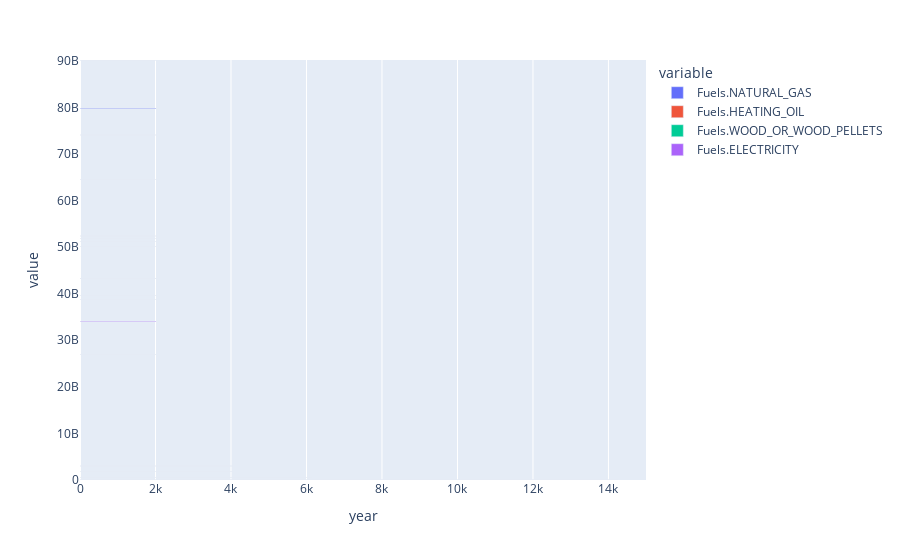

Notebook cell for this chart:
### Code cell
px.bar(demand_long, x="year",y="value",color="variable", barmode="stack", template="plotly")

### Figure 1 — Plotly figure (JSON) as saved in the notebook; plotly's stock layout.template omitted (floating-point values rounded to 4 significant figures)
{"data": [{"alignmentgroup": "True", "hovertemplate": "variable=Fuels.NATURAL_GAS<br>year=%{x}<br>value=%{y}<extra></extra>", "legendgroup": "Fuels.NATURAL_GAS", "marker": {"color": "#636efa", "pattern": {"shape": ""}}, "name": "Fuels.NATURAL_GAS", "offsetgroup": "Fuels.NATURAL_GAS", "orientation": "h", "showlegend": true, "textposition": "auto", "type": "bar", "x": [2020, 2025, 2030, 2035, 2040, 2045, 2050], "xaxis": "x", "y": [90180000000.0, 79790000000.0, 74080000000.0, 64550000000.0, 52400000000.0, 43190000000.0, 39550000000.0], "yaxis": "y"}, {"alignmentgroup": "True", "hovertemplate": "variable=Fuels.HEATING_OIL<br>year=%{x}<br>value=%{y}<extra></extra>", "legendgroup": "Fuels.HEATING_OIL", "marker": {"color": "#EF553B", "pattern": {"shape": ""}}, "name": "Fuels.HEATING_OIL", "offsetgroup": "Fuels.HEATING_OIL", "orientation": "h", "showlegend": true, "textposition": "auto", "type": "bar", "x": [2020, 2025, 2030, 2035, 2040, 2045, 2050], "xaxis": "x", "y": [2984000000.0, 2984000000.0, 1756000000.0, 1756000000.0, 565000000.0, 565000000.0, 565000000.0], "yaxis": "y"}, {"alignmentgroup": "True", "hovertemplate": "variable=Fuels.WOOD_OR_WOOD_PELLETS<br>year=%{x}<br>value=%{y}<extra></extra>", "legendgroup": "Fuels.WOOD_OR_WOOD_PELLETS", "marker": {"color": "#00cc96", "pattern": {"shape": ""}}, "name": "Fuels.WOOD_OR_WOOD_PELLETS", "offsetgroup": "Fuels.WOOD_OR_WOOD_PELLETS", "orientation": "h", "showlegend": true, "textposition": "auto", "type": "bar", "x": [2020, 2025, 2030, 2035, 2040, 2045, 2050], "xaxis": "x", "y": [0, 0, 0, 0, 0, 0, 0], "yaxis": "y"}, {"alignmentgroup": "True", "hovertemplate": "variable=Fuels.ELECTRICITY<br>year=%{x}<br>value=%{y}<extra></extra>", "legendgroup": "Fuels.ELECTRICITY", "marker": {"color": "#ab63fa", "pattern": {"shape": ""}}, "name": "Fuels.ELECTRICITY", "offsetgroup": "Fuels.ELECTRICITY", "orientation": "h", "showlegend": true, "textposition": "auto", "type": "bar", "x": [2020, 2025, 2030, 2035, 2040, 2045, 2050], "xaxis": "x", "y": [26910000000.0, 34020000000.0, 38780000000.0, 43220000000.0, 50070000000.0, 51810000000.0, 51300000000.0], "yaxis": "y"}], "layout": {"barmode": "stack", "legend": {"title": {"text": "variable"}, "tracegroupgap": 0}, "margin": {"t": 60}, "xaxis": {"anchor": "y", "domain": [0, 1], "title": {"text": "year"}}, "yaxis": {"anchor": "x", "domain": [0, 1], "title": {"text": "value"}}}}
